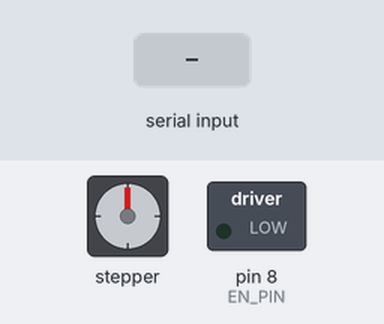
Simulated run of this sketch. Board: Arduino Uno, built with avr-gcc and run on an emulated ATmega328P. Shown: stepper motor, switched loads named in the sketch (green lamp = pin HIGH). Inputs (shaded band) come from the test bench. Stepper angles assume 200 steps per turn; what the sketch prints to the serial monitor is not drawn.

Above: at 1.2 s.
1.3 s: "1" received over Serial
At 1.45 s:
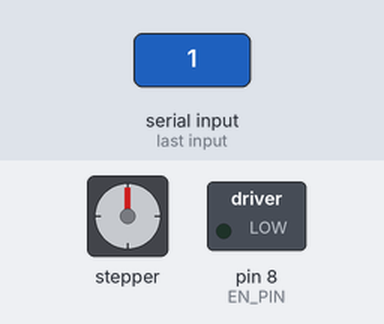
4.3 s: "2" received over Serial
At 4.45 s:
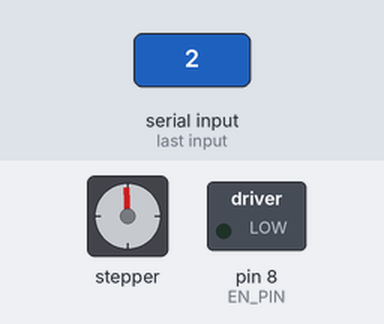
7.3 s: "4" received over Serial
At 7.8 s:
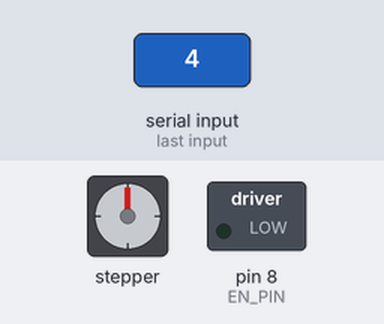
10.3 s: byte 98 ('b') received over Serial
13.3 s: byte 99 ('c') received over Serial
At 14.5 s:
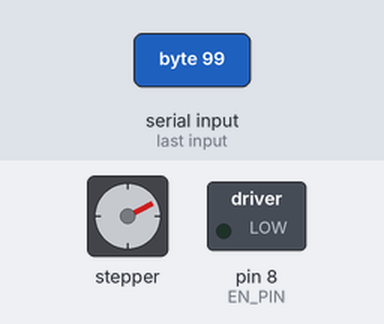
14.8 s: "5" received over Serial
At 15.4 s:
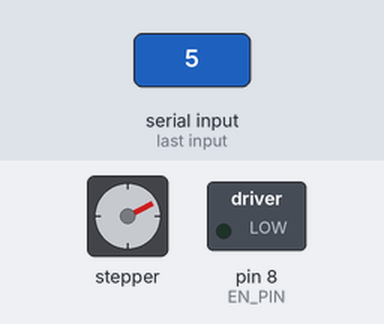
Timing chart, 0 to 48.9 s (numbered marks = the images above; inputs shaded):
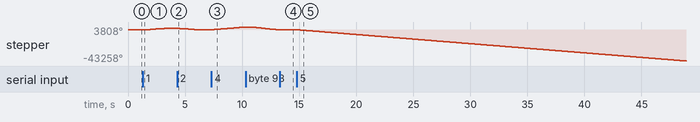

Measured:
- after the input at 1.3 s, stepper: turns 1800° clockwise in 2.1 s, starting at once
- after the input at 4.3 s, stepper: turns 1800° counter-clockwise in 2.1 s, starting at once
- after the input at 7.3 s, stepper: keeps turning clockwise at about 1286°/s, starting at once
- after the input at 13.3 s, stepper: stops changing and stays 63°
- after the input at 14.8 s, stepper: keeps turning counter-clockwise at about 1272°/s, starting at once

The sketch:

GettingStartCode_with_Nema17.ino
```cpp
#include <AccelStepper.h>

// STEP and DIR pins
#define STEP_PIN 2
#define DIR_PIN 3
#define EN_PIN 8

AccelStepper stepper(AccelStepper::DRIVER, STEP_PIN, DIR_PIN);

void setup()
{
  Serial.begin(115200);

  pinMode(EN_PIN, OUTPUT);
  digitalWrite(EN_PIN, LOW);     // Enable Driver

  stepper.setMaxSpeed(3000);
  stepper.setAcceleration(1000);
  stepper.setCurrentPosition(0);

  Serial.println("Stepper Ready");

  printMenu();
}

void loop()
{
  stepper.run();

  if (Serial.available())
  {
    char cmd = Serial.read();

    switch(cmd)
    {
      case '1':
        forward1000();
        break;

      case '2':
        backward1000();
        break;

      case '3':
        gotoZero();
        break;

      case '4':
        rotateCW();
        break;

      case '5':
        rotateCCW();
        break;

      case '6':
        stopMotor();
        break;

      case '7':
        emergencyStop();
        break;

      case '8':
        setSpeedDemo();
        break;

      case '9':
        printInfo();
        break;

      case 'a':
        disableMotor();
        break;

      case 'b':
        enableMotor();
        break;

      case 'c':
        resetPosition();
        break;
    }
  }
}

void printMenu()
{
  Serial.println();
  Serial.println("1 Forward 1000");
  Serial.println("2 Backward 1000");
  Serial.println("3 Go Home");
  Serial.println("4 Rotate CW");
  Serial.println("5 Rotate CCW");
  Serial.println("6 Stop");
  Serial.println("7 Emergency Stop");
  Serial.println("8 Speed Demo");
  Serial.println("9 Print Info");
  Serial.println("a Disable Driver");
  Serial.println("b Enable Driver");
  Serial.println("c Reset Position");
}

void forward1000()
{
  stepper.move(1000);
}

void backward1000()
{
  stepper.move(-1000);
}

void gotoZero()
{
  stepper.moveTo(0);
}

void rotateCW()
{
  stepper.setSpeed(800);
  while(!Serial.available())
  {
    stepper.runSpeed();
  }
}

void rotateCCW()
{
  stepper.setSpeed(-800);
  while(!Serial.available())
  {
    stepper.runSpeed();
  }
}

void stopMotor()
{
  stepper.stop();
}

void emergencyStop()
{
  stepper.setCurrentPosition(stepper.currentPosition());
  stepper.stop();
}

void setSpeedDemo()
{
  stepper.setMaxSpeed(5000);
  stepper.setAcceleration(2000);
}

void printInfo()
{
  Serial.print("Current Position : ");
  Serial.println(stepper.currentPosition());

  Serial.print("Target Position : ");
  Serial.println(stepper.targetPosition());

  Serial.print("Distance To Go : ");
  Serial.println(stepper.distanceToGo());

  Serial.print("Speed : ");
  Serial.println(stepper.speed());
}

void disableMotor()
{
  digitalWrite(EN_PIN, HIGH);
}

void enableMotor()
{
  digitalWrite(EN_PIN, LOW);
}

void resetPosition()
{
  stepper.setCurrentPosition(0);
}
```
